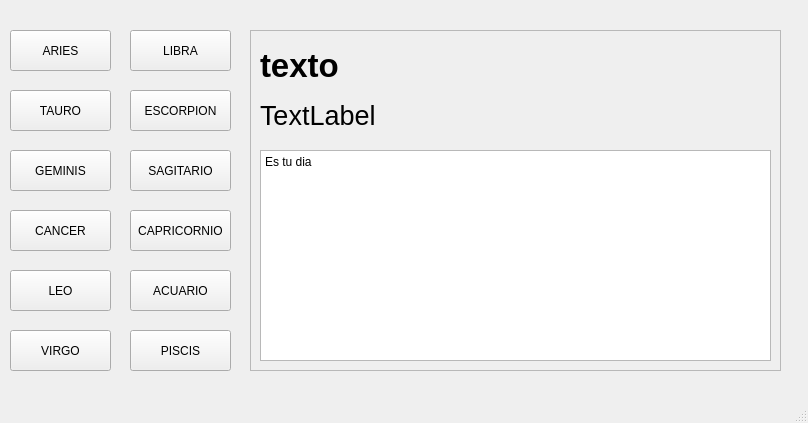
<?xml version="1.0" encoding="UTF-8"?>
<ui version="4.0">
 <class>menu</class>
 <widget class="QMainWindow" name="menu">
  <property name="geometry">
   <rect>
    <x>0</x>
    <y>0</y>
    <width>808</width>
    <height>423</height>
   </rect>
  </property>
  <property name="windowTitle">
   <string>menu</string>
  </property>
  <widget class="QWidget" name="centralwidget">
   <widget class="QPushButton" name="capricornioButton">
    <property name="geometry">
     <rect>
      <x>130</x>
      <y>210</y>
      <width>101</width>
      <height>41</height>
     </rect>
    </property>
    <property name="text">
     <string>CAPRICORNIO</string>
    </property>
   </widget>
   <widget class="QPushButton" name="tauroButton">
    <property name="geometry">
     <rect>
      <x>10</x>
      <y>90</y>
      <width>101</width>
      <height>41</height>
     </rect>
    </property>
    <property name="text">
     <string>TAURO</string>
    </property>
   </widget>
   <widget class="QPushButton" name="ariesButton">
    <property name="geometry">
     <rect>
      <x>10</x>
      <y>30</y>
      <width>101</width>
      <height>41</height>
     </rect>
    </property>
    <property name="text">
     <string>ARIES</string>
    </property>
   </widget>
   <widget class="QPushButton" name="piscisButton">
    <property name="geometry">
     <rect>
      <x>130</x>
      <y>330</y>
      <width>101</width>
      <height>41</height>
     </rect>
    </property>
    <property name="text">
     <string>PISCIS</string>
    </property>
   </widget>
   <widget class="QPushButton" name="acuarioButton">
    <property name="geometry">
     <rect>
      <x>130</x>
      <y>270</y>
      <width>101</width>
      <height>41</height>
     </rect>
    </property>
    <property name="text">
     <string>ACUARIO</string>
    </property>
   </widget>
   <widget class="QPushButton" name="sagitarioButton">
    <property name="geometry">
     <rect>
      <x>130</x>
      <y>150</y>
      <width>101</width>
      <height>41</height>
     </rect>
    </property>
    <property name="text">
     <string>SAGITARIO</string>
    </property>
   </widget>
   <widget class="QPushButton" name="escorpionButton">
    <property name="geometry">
     <rect>
      <x>130</x>
      <y>90</y>
      <width>101</width>
      <height>41</height>
     </rect>
    </property>
    <property name="text">
     <string>ESCORPION</string>
    </property>
   </widget>
   <widget class="QPushButton" name="libraButton">
    <property name="geometry">
     <rect>
      <x>130</x>
      <y>30</y>
      <width>101</width>
      <height>41</height>
     </rect>
    </property>
    <property name="text">
     <string>LIBRA</string>
    </property>
   </widget>
   <widget class="QPushButton" name="virgoButton">
    <property name="geometry">
     <rect>
      <x>10</x>
      <y>330</y>
      <width>101</width>
      <height>41</height>
     </rect>
    </property>
    <property name="text">
     <string>VIRGO</string>
    </property>
   </widget>
   <widget class="QPushButton" name="leoButton">
    <property name="geometry">
     <rect>
      <x>10</x>
      <y>270</y>
      <width>101</width>
      <height>41</height>
     </rect>
    </property>
    <property name="text">
     <string>LEO</string>
    </property>
   </widget>
   <widget class="QPushButton" name="cancerButton">
    <property name="geometry">
     <rect>
      <x>10</x>
      <y>210</y>
      <width>101</width>
      <height>41</height>
     </rect>
    </property>
    <property name="text">
     <string>CANCER</string>
    </property>
   </widget>
   <widget class="QPushButton" name="geminisButton">
    <property name="geometry">
     <rect>
      <x>10</x>
      <y>150</y>
      <width>101</width>
      <height>41</height>
     </rect>
    </property>
    <property name="text">
     <string>GEMINIS</string>
    </property>
   </widget>
   <widget class="QFrame" name="frame">
    <property name="geometry">
     <rect>
      <x>250</x>
      <y>30</y>
      <width>531</width>
      <height>341</height>
     </rect>
    </property>
    <property name="frameShape">
     <enum>QFrame::StyledPanel</enum>
    </property>
    <property name="frameShadow">
     <enum>QFrame::Raised</enum>
    </property>
    <widget class="QLabel" name="signoTittle">
     <property name="geometry">
      <rect>
       <x>10</x>
       <y>10</y>
       <width>511</width>
       <height>51</height>
      </rect>
     </property>
     <property name="font">
      <font>
       <pointsize>25</pointsize>
       <bold>true</bold>
      </font>
     </property>
     <property name="text">
      <string>texto</string>
     </property>
    </widget>
    <widget class="QLabel" name="fechaLabel">
     <property name="geometry">
      <rect>
       <x>10</x>
       <y>60</y>
       <width>511</width>
       <height>51</height>
      </rect>
     </property>
     <property name="font">
      <font>
       <pointsize>20</pointsize>
      </font>
     </property>
     <property name="text">
      <string>TextLabel</string>
     </property>
    </widget>
    <widget class="QTextBrowser" name="descripcionText">
     <property name="geometry">
      <rect>
       <x>10</x>
       <y>120</y>
       <width>511</width>
       <height>211</height>
      </rect>
     </property>
     <property name="html">
      <string>&lt;!DOCTYPE HTML PUBLIC &quot;-//W3C//DTD HTML 4.0//EN&quot; &quot;http://www.w3.org/TR/REC-html40/strict.dtd&quot;&gt;
&lt;html&gt;&lt;head&gt;&lt;meta name=&quot;qrichtext&quot; content=&quot;1&quot; /&gt;&lt;meta charset=&quot;utf-8&quot; /&gt;&lt;style type=&quot;text/css&quot;&gt;
p, li { white-space: pre-wrap; }
hr { height: 1px; border-width: 0; }
li.unchecked::marker { content: &quot;\2610&quot;; }
li.checked::marker { content: &quot;\2612&quot;; }
&lt;/style&gt;&lt;/head&gt;&lt;body style=&quot; font-family:'Segoe UI'; font-size:9pt; font-weight:400; font-style:normal;&quot;&gt;
&lt;p style=&quot; margin-top:0px; margin-bottom:0px; margin-left:0px; margin-right:0px; -qt-block-indent:0; text-indent:0px;&quot;&gt;Es tu dia&lt;/p&gt;&lt;/body&gt;&lt;/html&gt;</string>
     </property>
    </widget>
   </widget>
  </widget>
  <widget class="QStatusBar" name="statusbar"/>
 </widget>
 <resources/>
 <connections/>
</ui>
